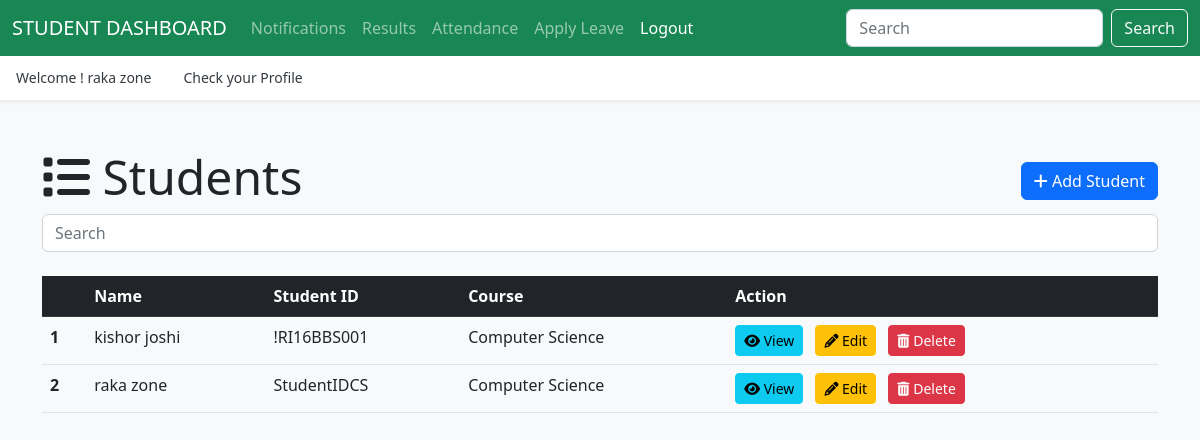
Page /hod/student/ (signed in) on the earlier database version.
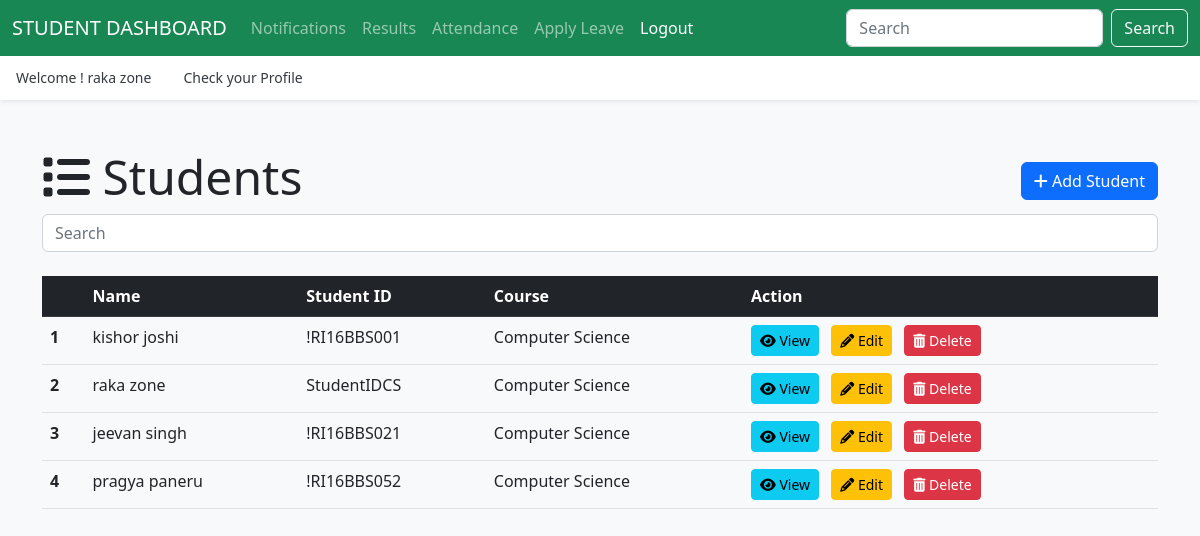
Same page on the later database version.
### authentication/models.py (models this page shows, shortened)
class UserProfile(models.Model):
    user = models.OneToOneField(User, on_delete=models.CASCADE)
    usertype = models.CharField(max_length=50)

### app_hod/models.py (models this page shows, shortened)
class Student(models.Model):
    user = models.OneToOneField(UserProfile, on_delete=models.CASCADE)
    student_id = models.CharField(max_length=20, unique=True)
    gender = models.CharField(max_length=1, choices=[('M', 'Male'), ('F', 'Female')])
    dob = models.DateField()
    address = models.TextField()
    phone_number = models.CharField(max_length=20)
    course = models.ForeignKey(Course,on_delete=models.DO_NOTHING)
    enrollment_year = models.CharField(max_length=100, default=None)
    created_at = models.DateTimeField(auto_now_add=True)
    updated_at = models.DateTimeField(auto_now=True)

class Course(models.Model):
    name = models.CharField(max_length=100)
    created_at = models.DateTimeField(auto_now_add=True)
    updated_at = models.DateTimeField(auto_now=True)
    def __str__(self):
        return self.name

### app_hod/views.py (the view)
# urls.py: path('student/', views.student_index, name='list-student'),
@login_required(login_url='/login/')
def student_index(request):
    student = Student.objects.all()
    context = {"data": student}
    return render(request, 'hod/student_index.html', context)

### templates/hod/student_index.html (shortened to what this page needs)
{% extends "layouts/master.html" %}
{% block content %}
<div class="container my-5">
    <div class="d-flex justify-content-between align-items-center">
        <h1 class="display-5 mb-2"><i class="fas fa-list"></i> Students</h1>
        <a href="{% url 'add-student' %}" class="btn btn-primary"><i class="fas fa-plus"></i> Add Student</a>
    </div>
        <input class="form-control me-2" id="searchInput" type="search" placeholder="Search" aria-label="Search">
    <table class="table mt-4" id="dataTable">
        <thead class="table-dark">
            <tr>
                <th scope="col"></th>
                <th scope="col">Name</th>
                <th scope="col">Student ID</th>
                <th scope="col">Course</th>
                <th scope="col">Action</th>
            </tr>
        </thead>
        <tbody>
            {% for student in data %}
            <tr>
                <th scope="row">{{ forloop.counter }}</th>
                <td>{{ student.user.user.first_name }} {{ student.user.user.last_name }}</td>
                <td>{{ student.student_id }}</td>
                <td>{{ student.course }}</td>
                <td>
                    <a href="{% url 'view-student' student.id %}" class="btn btn-sm btn-info me-2"><i class="fas fa-eye"></i> View</a>
                    <a href="{% url 'edit-student' student.id %}" class="btn btn-sm btn-warning me-2"><i class="fas fa-pencil-alt"></i> Edit</a>
                    <a href="{% url 'delete-student' student.id %}" class="btn btn-sm btn-danger"><i class="fas fa-trash-alt"></i> Delete</a>
                </td>
            </tr>
            {% endfor %}
        </tbody>
    </table>
</div>
{% endblock %}

### templates/layouts/master.html (shortened to what this page needs)
{% load static %}
<!doctype html>
<html lang="en">
<head>
  <link rel="stylesheet" href="https://cdnjs.cloudflare.com/ajax/libs/font-awesome/6.4.0/css/all.min.css">
  <link href="https://cdn.jsdelivr.net/npm/bootstrap@5.2.3/dist/css/bootstrap.min.css" rel="stylesheet">
  <link href="{% static 'css/offcanvas.css' %}" rel="stylesheet">
</head>
<body class="bg-light">
  {% if user.userprofile.usertype == 'hod' %}
  <nav class="navbar navbar-expand-lg fixed-top navbar-dark bg-success" aria-label="Main navigation">
    <div class="container-fluid">
      <a class="navbar-brand" href="{% url 'hodpage' %}" style="text-transform:uppercase;">{{ user.userprofile.usertype }} Dashboard</a>
      <button class="navbar-toggler p-0 border-0" type="button" id="navbarSideCollapse" aria-label="Toggle navigation">
        <span class="navbar-toggler-icon"></span>
      </button>
      <div class="navbar-collapse offcanvas-collapse" id="navbarsExampleDefault">
        <ul class="navbar-nav me-auto mb-2 mb-lg-0">
          <li class="nav-item dropdown">
            <a class="nav-link dropdown-toggle" href="#" id="dropdown06" data-bs-toggle="dropdown" aria-expanded="false">Leave</a>
            <ul class="dropdown-menu" aria-labelledby="dropdown06">
              <li><a class="dropdown-item" href="{% url 'leave-student' %}">Student Leave</a></li>
              <li><a class="dropdown-item" href="{% url 'leave-staff' %}">Staff Leave</a></li>
            </ul>
          </li>
          <li class="nav-item dropdown">
            <a class="nav-link dropdown-toggle" href="#" id="dropdown00" data-bs-toggle="dropdown" aria-expanded="false">Notification</a>
            <ul class="dropdown-menu" aria-labelledby="dropdown00">
              <li><a class="dropdown-item" href="{% url 'send-studentnotification' %}">Student Notification</a></li>
              <li><a class="dropdown-item" href="{% url 'send-staffnotification' %}">Staff Notification</a></li>
            </ul>
          </li>
          <li class="nav-item dropdown">
            <a class="nav-link dropdown-toggle" href="#" id="dropdown01" data-bs-toggle="dropdown" aria-expanded="false">Course</a>
            <ul class="dropdown-menu" aria-labelledby="dropdown01">
              <li><a class="dropdown-item" href="{% url 'add-course' %}">Add Course</a></li>
              <li><a class="dropdown-item" href="{% url 'list-course' %}">View Course</a></li>
            </ul>
          </li>
          <li class="nav-item dropdown">
            <a class="nav-link dropdown-toggle" href="#" id="dropdown02" data-bs-toggle="dropdown" aria-expanded="false">Student</a>
            <ul class="dropdown-menu" aria-labelledby="dropdown02">
              <li><a class="dropdown-item" href="{% url 'add-student' %}">Add Student</a></li>
              <li><a class="dropdown-item" href="{% url 'list-student' %}">View Student</a></li>
            </ul>
          </li>
          <li class="nav-item dropdown">
            <a class="nav-link dropdown-toggle" href="#" id="dropdown03" data-bs-toggle="dropdown" aria-expanded="false">Staff</a>
            <ul class="dropdown-menu" aria-labelledby="dropdown03">
              <li><a class="dropdown-item" href="{% url 'add-staff' %}">Add Staff</a></li>
              <li><a class="dropdown-item" href="{% url 'list-staff' %}">View Staff</a></li>
            </ul>
          </li>
          <li class="nav-item dropdown">
            <a class="nav-link dropdown-toggle" href="#" id="dropdown04" data-bs-toggle="dropdown" aria-expanded="false">Subject</a>
            <ul class="dropdown-menu" aria-labelledby="dropdown04">
              <li><a class="dropdown-item" href="{% url 'add-subject' %}">Add Subject</a></li>
              <li><a class="dropdown-item" href="{% url 'list-subject' %}">View Subject</a></li>
            </ul>
          </li>
          <li class="nav-item">
            <a class="nav-link active" aria-current="page" href="{% url 'hod-attendance' %}">Attendance</a>
          </li>
          <li class="nav-item">
            <a class="nav-link" href="{% url 'hod-result' %}">Results</a>
          </li>
          <li class="nav-item">
            <a class="nav-link active" aria-current="page" href="{% url 'logout' %}">Logout</a>
          </li>
        </ul>
      </div>
    </div>
  </nav>
  {% elif user.userprofile.usertype == 'student' %}
  <nav class="navbar navbar-expand-lg fixed-top navbar-dark bg-success" aria-label="Main navigation">
    <div class="container-fluid">
      <a class="navbar-brand" href="{% url 'studentpage' %}" style="text-transform:uppercase;">{{ user.userprofile.usertype }} Dashboard</a>
      <div class="navbar-collapse offcanvas-collapse" id="navbarsExampleDefault">
        <ul class="navbar-nav me-auto mb-2 mb-lg-0">
          <li class="nav-item">
            <a class="nav-link" href="{% url 'student-notification' %}">Notifications</a>
          </li>
          <li class="nav-item">
            <a class="nav-link" href="{% url 'student-result' %}">Results</a>
          </li>
          <li class="nav-item">
            <a class="nav-link" href="{% url 'student-attendance' %}">Attendance</a>
          </li>
          <li class="nav-item">
            <a class="nav-link" href="{% url 'student-applyleave' %}">Apply Leave</a>
          </li>
          <li class="nav-item">
            <a class="nav-link active" aria-current="page" href="{% url 'logout' %}">Logout</a>
          </li>
        </ul>
        <form class="d-flex">
          <input class="form-control me-2" type="search" placeholder="Search" aria-label="Search">
          <button class="btn btn-outline-light" type="submit">Search</button>
        </form>
      </div>
    </div>
  </nav>
  {% endif %}
  <div class="nav-scroller bg-body shadow-sm">
    <nav class="nav nav-underline" aria-label="Secondary navigation">
      <p class="nav-link active" aria-current="page">Welcome ! {{ user.first_name }} {{ user.last_name }}</p>
      <a class="nav-link active" aria-current="page"
      {% if user.userprofile.usertype == 'hod' %}
      href=" {% url 'hodprofile' %}"
      {% elif user.userprofile.usertype == 'staff' %}
      href=" {% url 'staffprofile' %}"
      {% elif user.userprofile.usertype == 'student' %}
      href=" {% url 'studentprofile' %}"
      {% endif %}>Check your Profile</a>
    </nav>
  </div>
  {% block content %}
  {% endblock %}
</body>
</html>

### static/css/offcanvas.css (style rules this page uses)
html, body { overflow-x: hidden; }
body { padding-top: 56px; }
.nav-scroller { position: relative; z-index: 2; height: 2.75rem; overflow-y: hidden; }
.nav-scroller .nav { display: flex; flex-wrap: nowrap; padding-bottom: 1rem; margin-top: -1px; overflow-x: auto; color: rgba(255, 255, 255, .75); text-align: center; white-space: nowrap; -webkit-overflow-scrolling: touch; }
.nav-underline .nav-link { padding-top: .75rem; padding-bottom: .75rem; font-size: .875rem; color: #6c757d; }
.nav-underline .active { font-weight: 500; color: #343a40; }

Differences in the rows shown:
added Student: user.user.first_name "jeevan", user.user.last_name "singh", student_id "!RI16BBS021", course "Computer Science"
added Student: user.user.first_name "pragya", user.user.last_name "paneru", student_id "!RI16BBS052", course "Computer Science"
